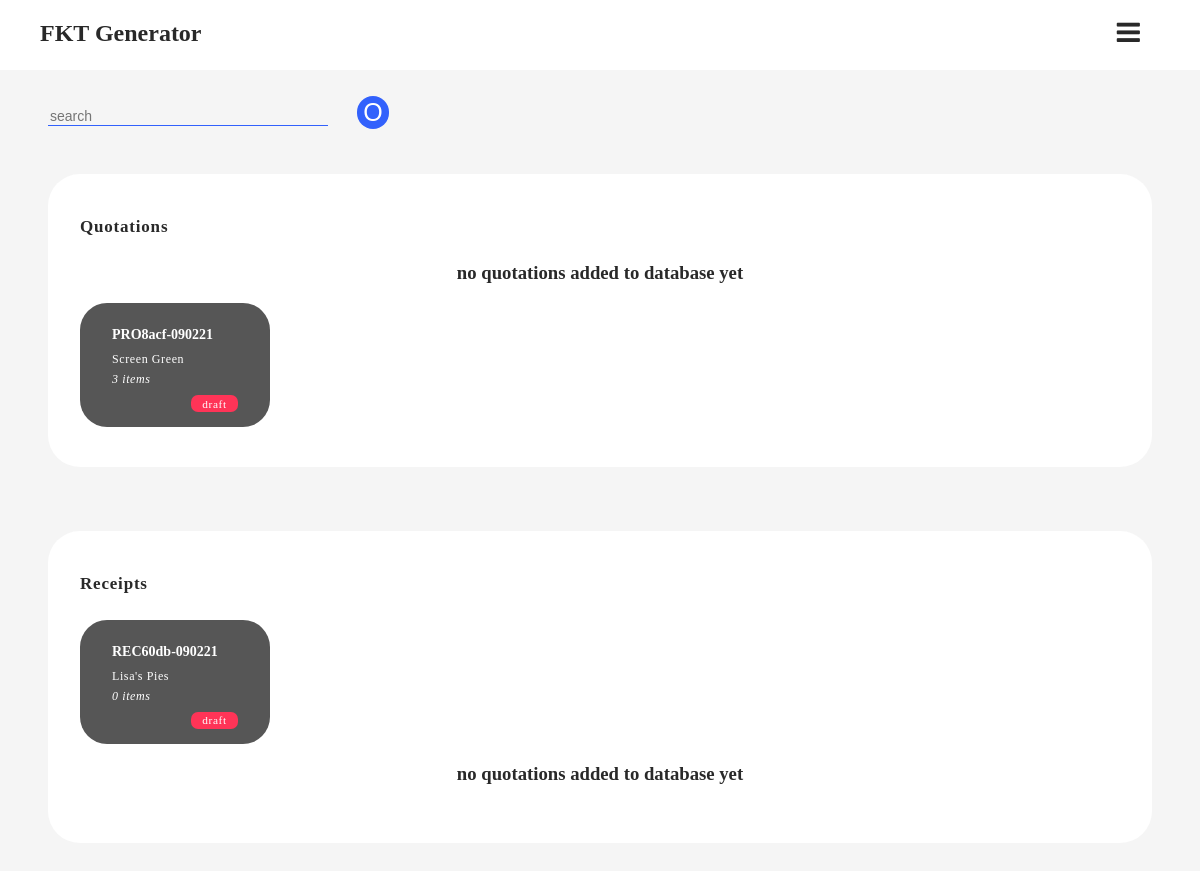
Before: /all_forms (signed in) with the older database file.
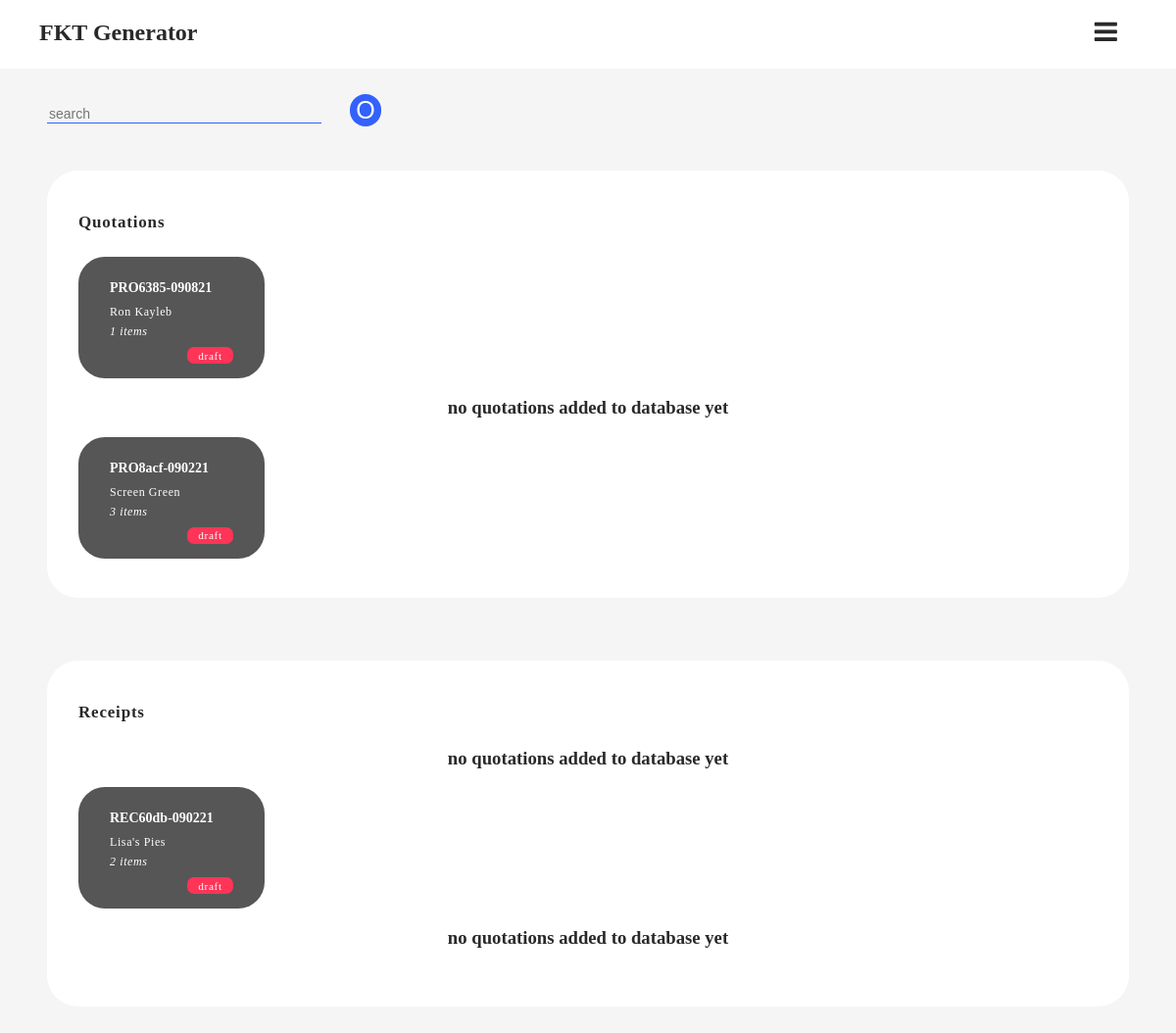
After: the same page with the newer database file.
### recapp/models.py (models this page shows, shortened)
class Ticket(db.Model):
    id = db.Column(db.Integer, primary_key=True)
    pseudo_id = db.Column(db.String, unique=True, nullable=False)
    belongs_to = db.Column(db.String, nullable=False)
    form_type = db.Column(db.String, nullable=False)
    status = db.Column(db.String, nullable=False)
    subtotal = db.Column(db.Float, nullable=False, default=0.00)
    vat = db.Column(db.Float, nullable=False, default=0.00)
    total_sum = db.Column(db.Float, nullable=False, default=0.00)
    no_items = db.Column(db.Integer, nullable=False, default=0)
    issuance_date = db.Column(
        db.DateTime, nullable=False, default=datetime.utcnow())
    items = db.relationship('Storage', backref='pocket', lazy=True)

### recapp/routes.py (the view, shortened to what this page needs)
@app.route("/all_forms", methods=['GET', 'POST'])
@login_required
def all_forms():
    if not current_user.is_authenticated:
        flash('you need to login before accessing this page', 'danger')
        return redirect(url_for('index'))
    form = Search()
    view_all_forms = Ticket.query.order_by(Ticket.id.desc()).all()
    return render_template('all_forms.html', form=form, viewer=view_all_forms, title='Records')

### recapp/forms.py
class Search(FlaskForm):
    search_bar = StringField(validators=[DataRequired()])
    search_action = SubmitField('O')

### recapp/models.py (called while the page is built)
@daimyou.user_loader
def load_user(user_id):
    return User.query.get(int(user_id))

### recapp/templates/all_forms.html (shortened to what the changed rows need)
{% extends 'origin.html' %}
{% block content %}
    <main role="main">
        <div class="container">
           {% if payload %}
                {% for element in payload %}}
                    {% if element.form_type == 'PRO' %}
                       <div class="plaque r-margin">
                           <h1>Quotations</h1>
                           <div>
                                <a href="{{ url_for('form_viewer', ticket_id=element.id) }}">
                                    <div class="plaque-sm">
                                            <div class="form-id">
                                                <h2>{{ element.pseudo_id }}</h2>
                                            </div>
                                            <div class="details">
                                                <p>{{ element.belongs_to }}</p>
                                                <p><em>{{element.no_items}} items</em></p>
                                            </div>
                                            <div class="status {{ element.status }}">
                                                <small>{{ element.status }}</small>
                                            </div>
                                    </div>
                                </a>
                            </div>
                       </div>
                    {% else %}
                       <div class="plaque r-margin">
                           <h1>Receipts</h1>
                           <div>
                                <a href="{{ url_for('form_viewer', ticket_id=element.id) }}">
                                    <div class="plaque-sm">
                                            <div class="form-id">
                                                <h2>{{ element.pseudo_id }}</h2>
                                            </div>
                                            <div class="details">
                                                <p>{{ element.belongs_to }}</p>
                                                <p><em>{{element.no_items}} items</em></p>
                                            </div>
                                            <div class="status {{ element.status }}">
                                                <small>{{ element.status }}</small>
                                            </div>
                                    </div>
                                </a>
                            </div>
                       </div>
                    {% endif %}
                {% endfor %}
           {% else %}
                 <div class="plaque r-margin">
                <h1>Quotations</h1>
                {% if viewer %}
                    {% for element in viewer %}
                        {% if element.form_type == 'PRO' %}
                            <div>
                                <a href="{{ url_for('form_viewer', ticket_id=element.id) }}">
                                    <div class="plaque-sm">
                                            <div class="form-id">
                                                <h2>{{ element.pseudo_id }}</h2>
                                            </div>
                                            <div class="details">
                                                <p>{{ element.belongs_to }}</p>
                                                <p><em>{{element.no_items}} items</em></p>
                                            </div>
                                            <div class="status {{ element.status }}">
                                                <small>{{ element.status }}</small>
                                            </div>
                                    </div>
                                </a>
                            </div>
                        {% else %}
                            <h3 style="text-align: center;">no quotations added to database yet</h3>
                        {% endif %}
                    {% endfor %}
                {% endif %}
            </div>
            <div class="plaque r-margin">
                <h1>Receipts</h1>
                {% if viewer %}
                    {% for element in viewer %}
                        {% if element.form_type == 'REC' %}
                            <div>
                                <a href="{{ url_for('form_viewer', ticket_id=element.id) }}">
                                    <div class="plaque-sm">
                                            <div class="form-id">
                                                <h2>{{ element.pseudo_id }}</h2>
                                            </div>
                                            <div class="details">
                                                <p>{{ element.belongs_to }}</p>
                                                <p><em>{{element.no_items}} items</em></p>
                                            </div>
                                            <div class="status {{ element.status }}">
                                                <small>{{ element.status }}</small>
                                            </div>
                                    </div>
                                </a>
                            </div>
                        {% else %}
                            <h3 style="text-align: center;">no quotations added to database yet</h3>
                        {% endif %}
                    {% endfor %}
                {% endif %}
            </div>
           {% endif %}
        </div>
    </main>
{% endblock %}

Changed rows visible on the page:
added Ticket: pseudo_id "PRO6385-090821", belongs_to "Ron Kayleb", no_items "1", status "draft", form_type "no quotations added to database yet"
changed Ticket "REC60db-090221": no_items "0" → "2"
